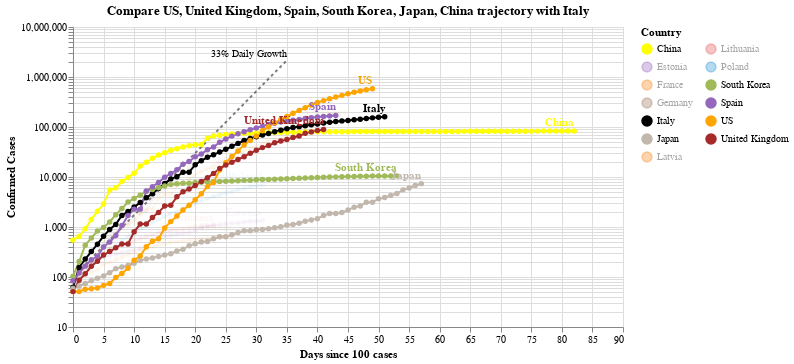

The cell this chart's notebook holds for it:
### Code cell
#hide_input
chart2 = make_since_chart(['US', 'United Kingdom', 'Spain', 'South Korea', 'Japan', 'China'])
chart2

### Figure 1 — Vega-Lite specification as saved in the notebook (floating-point values rounded to 4 significant figures; data arrays with more than 128 entries replaced by an {"elided": "..."} marker saying what was removed)
{"config": {"view": {"continuousWidth": 400, "continuousHeight": 300}}, "layer": [{"mark": {"type": "line", "color": "black", "opacity": 0.5, "strokeDash": [3, 3]}, "encoding": {"x": {"type": "quantitative", "field": "Days since 100 cases"}, "y": {"type": "quantitative", "field": "Confirmed Cases"}}}, {"mark": {"type": "text", "align": "right", "dy": -6, "fontSize": 10, "text": "33% Daily Growth"}, "encoding": {"x": {"type": "quantitative", "field": "Days since 100 cases"}, "y": {"type": "quantitative", "field": "Confirmed Cases"}}, "transform": [{"filter": "(datum['Days since 100 cases'] >= 35)"}]}, {"data": {"name": "data-ec4ca3640571ff221ba982510ee2d8e8"}, "mark": {"type": "line", "point": true}, "encoding": {"color": {"type": "nominal", "field": "Country", "legend": {"columns": 2}, "scale": {"domain": ["China", "Estonia", "France", "Germany", "Italy", "Japan", "Latvia", "Lithuania", "Poland", "South Korea", "Spain", "US", "United Kingdom"], "range": ["yellow", "#9467bd", "#F58518", "#9D755D", "black", "#C1B7AD", "#F58518", "#E45756", "#2495D3", "#A1BA59", "#9467bd", "orange", "brown"]}}, "opacity": {"condition": {"value": 1, "selection": "selector005"}, "value": 0.05}, "tooltip": [{"type": "nominal", "field": "Country"}, {"type": "temporal", "field": "Date"}, {"type": "quantitative", "field": "Confirmed Cases"}, {"type": "quantitative", "field": "Days since 100 cases"}], "x": {"type": "quantitative", "field": "Days since 100 cases"}, "y": {"type": "quantitative", "field": "Confirmed Cases", "scale": {"type": "log"}}}, "selection": {"selector005": {"type": "multi", "fields": ["Country"], "bind": "legend", "init": [{"Country": "US"}, {"Country": "United Kingdom"}, {"Country": "Spain"}, {"Country": "South Korea"}, {"Country": "Japan"}, {"Country": "China"}, {"Country": "Italy"}]}}, "width": 550}, {"data": {"name": "data-ec4ca3640571ff221ba982510ee2d8e8"}, "mark": {"type": "text", "align": "right", "dy": -8, "fontWeight": "bold"}, "encoding": {"color": {"type": "nominal", "field": "Country", "legend": {"columns": 2}, "scale": {"domain": ["China", "Estonia", "France", "Germany", "Italy", "Japan", "Latvia", "Lithuania", "Poland", "South Korea", "Spain", "US", "United Kingdom"], "range": ["yellow", "#9467bd", "#F58518", "#9D755D", "black", "#C1B7AD", "#F58518", "#E45756", "#2495D3", "#A1BA59", "#9467bd", "orange", "brown"]}}, "opacity": {"condition": {"value": 1, "selection": "selector005"}, "value": 0.05}, "text": {"type": "nominal", "field": "Country"}, "tooltip": [{"type": "nominal", "field": "Country"}, {"type": "temporal", "field": "Date"}, {"type": "quantitative", "field": "Confirmed Cases"}, {"type": "quantitative", "field": "Days since 100 cases"}], "x": {"type": "quantitative", "field": "Days since 100 cases"}, "y": {"type": "quantitative", "field": "Confirmed Cases", "scale": {"type": "log"}}}, "transform": [{"filter": "(datum['Date'] >= 1586736000000)"}], "width": 550}], "data": {"name": "data-c1a3bbf4dd040f2e7e8e7a69520e3c2a"}, "title": "Compare US, United Kingdom, Spain, South Korea, Japan, China trajectory with Italy", "$schema": "https://vega.github.io/schema/vega-lite/v4.0.2.json", "datasets": {"data-c1a3bbf4dd040f2e7e8e7a69520e3c2a": [{"Days since 100 cases": 0, "Confirmed Cases": 100.0}, {"Days since 100 cases": 1, "Confirmed Cases": 133.0}, {"Days since 100 cases": 2, "Confirmed Cases": 176.9}, {"Days since 100 cases": 3, "Confirmed Cases": 235.3}, {"Days since 100 cases": 4, "Confirmed Cases": 312.9}, {"Days since 100 cases": 5, "Confirmed Cases": 416.2}, {"Days since 100 cases": 6, "Confirmed Cases": 553.5}, {"Days since 100 cases": 7, "Confirmed Cases": 736.1}, {"Days since 100 cases": 8, "Confirmed Cases": 979.1}, {"Days since 100 cases": 9, "Confirmed Cases": 1302.0}, {"Days since 100 cases": 10, "Confirmed Cases": 1732.0}, {"Days since 100 cases": 11, "Confirmed Cases": 2303.0}, {"Days since 100 cases": 12, "Confirmed Cases": 3064.0}, {"Days since 100 cases": 13, "Confirmed Cases": 4074.0}, {"Days since 100 cases": 14, "Confirmed Cases": 5419.0}, {"Days since 100 cases": 15, "Confirmed Cases": 7207.0}, {"Days since 100 cases": 16, "Confirmed Cases": 9586.0}, {"Days since 100 cases": 17, "Confirmed Cases": 12750.0}, {"Days since 100 cases": 18, "Confirmed Cases": 16960.0}, {"Days since 100 cases": 19, "Confirmed Cases": 22550.0}, {"Days since 100 cases": 20, "Confirmed Cases": 29990.0}, {"Days since 100 cases": 21, "Confirmed Cases": 39890.0}, {"Days since 100 cases": 22, "Confirmed Cases": 53060.0}, {"Days since 100 cases": 23, "Confirmed Cases": 70560.0}, {"Days since 100 cases": 24, "Confirmed Cases": 93850.0}, {"Days since 100 cases": 25, "Confirmed Cases": 124800.0}, {"Days since 100 cases": 26, "Confirmed Cases": 166000.0}, {"Days since 100 cases": 27, "Confirmed Cases": 220800.0}, {"Days since 100 cases": 28, "Confirmed Cases": 293700.0}, {"Days since 100 cases": 29, "Confirmed Cases": 390600.0}, {"Days since 100 cases": 30, "Confirmed Cases": 519500.0}, {"Days since 100 cases": 31, "Confirmed Cases": 690900.0}, {"Days since 100 cases": 32, "Confirmed Cases": 918900.0}, {"Days since 100 cases": 33, "Confirmed Cases": 1222000.0}, {"Days since 100 cases": 34, "Confirmed Cases": 1625000.0}, {"Days since 100 cases": 35, "Confirmed Cases": 2162000.0}], "data-ec4ca3640571ff221ba982510ee2d8e8": {"elided": "589 records"}}}
